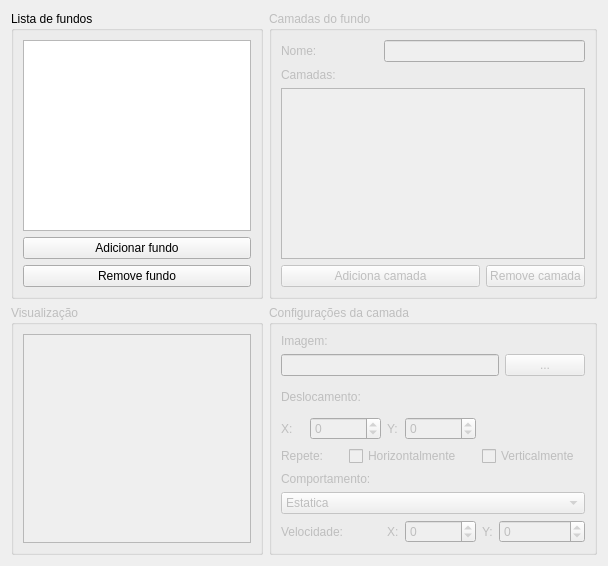
<?xml version="1.0" encoding="UTF-8"?>
<ui version="4.0">
 <class>ConfigsBackgrounds</class>
 <widget class="QWidget" name="ConfigsBackgrounds">
  <property name="geometry">
   <rect>
    <x>0</x>
    <y>0</y>
    <width>608</width>
    <height>566</height>
   </rect>
  </property>
  <property name="windowTitle">
   <string>Form</string>
  </property>
  <layout class="QGridLayout" name="gridLayout_4">
   <item row="1" column="0">
    <widget class="QGroupBox" name="groupBoxVisual">
     <property name="enabled">
      <bool>false</bool>
     </property>
     <property name="minimumSize">
      <size>
       <width>0</width>
       <height>250</height>
      </size>
     </property>
     <property name="title">
      <string>Visualização</string>
     </property>
     <layout class="QGridLayout" name="gridLayout_2">
      <item row="0" column="0">
       <widget class="QGraphicsView" name="graphicsView"/>
      </item>
     </layout>
    </widget>
   </item>
   <item row="0" column="0">
    <widget class="QGroupBox" name="groupBox_3">
     <property name="title">
      <string>Lista de fundos</string>
     </property>
     <layout class="QGridLayout" name="gridLayout_3">
      <item row="0" column="0" rowspan="2">
       <widget class="QListWidget" name="listWidgetBgs">
        <property name="maximumSize">
         <size>
          <width>500</width>
          <height>16777215</height>
         </size>
        </property>
       </widget>
      </item>
      <item row="2" column="0">
       <widget class="QPushButton" name="pushButtonAddBg">
        <property name="text">
         <string>Adicionar fundo</string>
        </property>
       </widget>
      </item>
      <item row="3" column="0">
       <widget class="QPushButton" name="buttonRemoveBg">
        <property name="text">
         <string>Remove fundo</string>
        </property>
       </widget>
      </item>
     </layout>
    </widget>
   </item>
   <item row="0" column="1">
    <widget class="QGroupBox" name="groupBoxBg">
     <property name="enabled">
      <bool>false</bool>
     </property>
     <property name="title">
      <string>Camadas do fundo</string>
     </property>
     <layout class="QGridLayout" name="gridLayout_5">
      <item row="0" column="0">
       <widget class="QLabel" name="label">
        <property name="text">
         <string>Nome:</string>
        </property>
       </widget>
      </item>
      <item row="0" column="1" colspan="2">
       <widget class="QLineEdit" name="lineEditName"/>
      </item>
      <item row="1" column="0" colspan="2">
       <widget class="QLabel" name="label_2">
        <property name="text">
         <string>Camadas:</string>
        </property>
       </widget>
      </item>
      <item row="2" column="0" colspan="3">
       <widget class="QListWidget" name="listWidgetLayers">
        <property name="maximumSize">
         <size>
          <width>500</width>
          <height>300</height>
         </size>
        </property>
       </widget>
      </item>
      <item row="3" column="0" colspan="2">
       <widget class="QPushButton" name="pushButtonAddLayer">
        <property name="text">
         <string>Adiciona camada</string>
        </property>
       </widget>
      </item>
      <item row="3" column="2">
       <widget class="QPushButton" name="pushButtonRemoveLayer">
        <property name="text">
         <string>Remove camada</string>
        </property>
       </widget>
      </item>
     </layout>
    </widget>
   </item>
   <item row="1" column="1">
    <widget class="QGroupBox" name="groupBoxLayer">
     <property name="enabled">
      <bool>false</bool>
     </property>
     <property name="minimumSize">
      <size>
       <width>0</width>
       <height>200</height>
      </size>
     </property>
     <property name="title">
      <string>Configurações da camada</string>
     </property>
     <layout class="QGridLayout" name="gridLayout">
      <item row="0" column="0" colspan="2">
       <widget class="QLabel" name="label_12">
        <property name="text">
         <string>Imagem:</string>
        </property>
       </widget>
      </item>
      <item row="1" column="0" colspan="7">
       <widget class="QLineEdit" name="lineEditImageFile">
        <property name="readOnly">
         <bool>true</bool>
        </property>
       </widget>
      </item>
      <item row="1" column="7">
       <widget class="QPushButton" name="pushButton">
        <property name="text">
         <string>...</string>
        </property>
       </widget>
      </item>
      <item row="2" column="0" rowspan="2" colspan="3">
       <widget class="QLabel" name="label_4">
        <property name="text">
         <string>Deslocamento:</string>
        </property>
       </widget>
      </item>
      <item row="3" column="1">
       <widget class="QLabel" name="label_3">
        <property name="text">
         <string/>
        </property>
       </widget>
      </item>
      <item row="4" column="0">
       <widget class="QLabel" name="label_5">
        <property name="text">
         <string>X:</string>
        </property>
       </widget>
      </item>
      <item row="4" column="1" colspan="2">
       <widget class="QSpinBox" name="spinBoxDx">
        <property name="minimum">
         <number>-9999999</number>
        </property>
        <property name="maximum">
         <number>9999999</number>
        </property>
       </widget>
      </item>
      <item row="4" column="3">
       <widget class="QLabel" name="label_6">
        <property name="text">
         <string>Y:</string>
        </property>
       </widget>
      </item>
      <item row="4" column="4">
       <widget class="QSpinBox" name="spinBoxDy">
        <property name="minimum">
         <number>-999999999</number>
        </property>
        <property name="maximum">
         <number>999999999</number>
        </property>
       </widget>
      </item>
      <item row="5" column="0" colspan="2">
       <widget class="QLabel" name="label_11">
        <property name="text">
         <string>Repete:</string>
        </property>
       </widget>
      </item>
      <item row="5" column="2" colspan="3">
       <widget class="QCheckBox" name="checkBoxRepeatHor">
        <property name="text">
         <string>Horizontalmente</string>
        </property>
       </widget>
      </item>
      <item row="5" column="5" colspan="3">
       <widget class="QCheckBox" name="checkBoxRepeatVer">
        <property name="text">
         <string>Verticalmente</string>
        </property>
       </widget>
      </item>
      <item row="6" column="0" colspan="3">
       <widget class="QLabel" name="label_7">
        <property name="text">
         <string>Comportamento:</string>
        </property>
       </widget>
      </item>
      <item row="7" column="0" colspan="8">
       <widget class="QComboBox" name="comboBoxBehavior">
        <item>
         <property name="text">
          <string>Estatica</string>
         </property>
        </item>
        <item>
         <property name="text">
          <string>Flutuando</string>
         </property>
        </item>
        <item>
         <property name="text">
          <string>Flutuando com relação a posição do personagem</string>
         </property>
        </item>
        <item>
         <property name="text">
          <string>Flutuando com velocidade</string>
         </property>
        </item>
       </widget>
      </item>
      <item row="8" column="0" colspan="3">
       <widget class="QLabel" name="label_8">
        <property name="text">
         <string>Velocidade:</string>
        </property>
       </widget>
      </item>
      <item row="8" column="3">
       <widget class="QLabel" name="label_9">
        <property name="text">
         <string>X:</string>
        </property>
       </widget>
      </item>
      <item row="8" column="4">
       <widget class="QSpinBox" name="spinBoxVx">
        <property name="minimum">
         <number>-9999</number>
        </property>
        <property name="maximum">
         <number>99999</number>
        </property>
       </widget>
      </item>
      <item row="8" column="5">
       <widget class="QLabel" name="label_10">
        <property name="text">
         <string>Y:</string>
        </property>
       </widget>
      </item>
      <item row="8" column="6" colspan="2">
       <widget class="QSpinBox" name="spinBoxVy">
        <property name="minimum">
         <number>-99999</number>
        </property>
        <property name="maximum">
         <number>99999</number>
        </property>
       </widget>
      </item>
     </layout>
    </widget>
   </item>
  </layout>
 </widget>
 <resources/>
 <connections/>
</ui>
